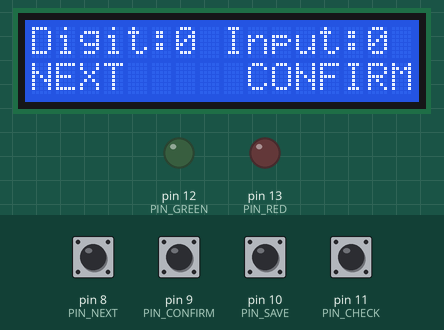
Bench run of a sketch on a simulated Arduino Nano, built with avr-gcc and run on an emulated ATmega328P. Shown: 16×2 character LCD, output pins drawn as LEDs (lit = HIGH). The test bench sets the inputs (shaded band); at power-on: pin 8 (PIN_NEXT), pin 9 (PIN_CONFIRM), pin 10 (PIN_SAVE), pin 11 (PIN_CHECK) HIGH.

Above: at 2.2 s.
2.3 s: pin 10 (PIN_SAVE) pulled LOW for 0.15 s
At 2.8 s:
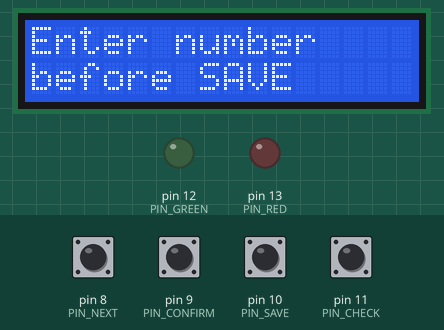
4.8 s: pin 11 (PIN_CHECK) pulled LOW for 0.15 s
At 5.6 s:
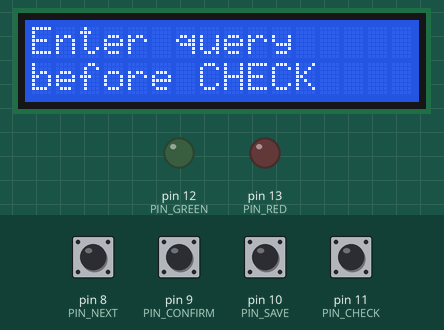
7.3 s: pin 8 (PIN_NEXT) pulled LOW for 0.15 s
At 8.2 s:
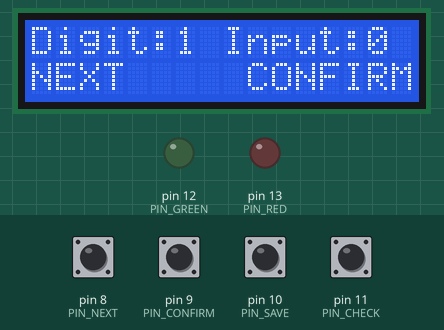
8.9 s: pin 9 (PIN_CONFIRM) pulled LOW for 0.15 s
At 9.4 s:
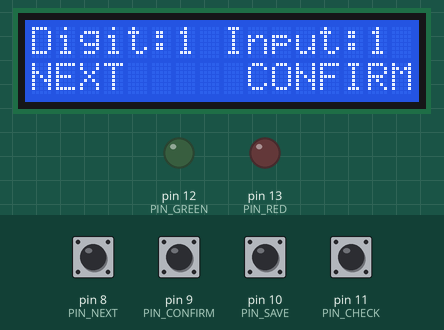
10.5 s: pin 11 (PIN_CHECK) pulled LOW for 1 s
At 11.3 s:
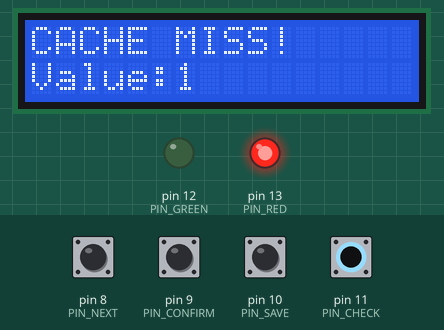
13.6 s: pin 8 (PIN_NEXT) pulled LOW for 1 s
At 14.1 s:
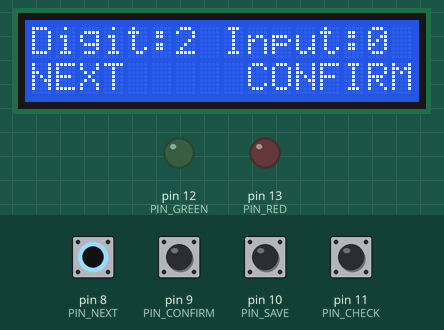
Timing chart, 0 to 16.6 s (numbered marks = the images above; inputs shaded):
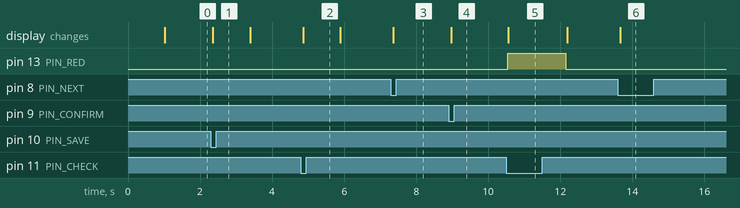

Measured:
- after the input at 2.3 s, the display: changes after 0.06 s (image 1)
- after the input at 4.8 s, the display: changes after 0.06 s (image 2)
- after the input at 7.3 s, the display: changes after 0.07 s (image 3)
- after the input at 8.9 s, the display: changes after 0.07 s (image 4)
- after the input at 10.5 s, pin 13 (PIN_RED): LOW → HIGH at once, → LOW 1.6 s later; the display: changes after 0.06 s (image 5)
- after the input at 13.6 s, the display: changes after 0.07 s (image 6)

The sketch:

cache_mapping.ino
```cpp
#include <Wire.h>
#include <LiquidCrystal_I2C.h>
#include <EEPROM.h>

// Arduino Nano - I2C LCD
LiquidCrystal_I2C lcd(0x27, 16, 2);

// Push buttons (button connects the pin to GND when pressed)
const byte PIN_NEXT    = 8;
const byte PIN_CONFIRM = 9;
const byte PIN_SAVE    = 10;
const byte PIN_CHECK   = 11;

// Status LEDs
const byte PIN_GREEN = 12;  // Cache HIT
const byte PIN_RED   = 13;  // Cache MISS

// EEPROM layout
const int EEPROM_MAGIC_ADDR = 0;
const int EEPROM_VALUE_ADDR = 1;
const byte EEPROM_MAGIC = 0xA5;

const unsigned long DEBOUNCE_MS = 35;
const unsigned int MAX_VALUE = 9999;

struct ButtonState {
  byte pin;
  bool lastReading;
  bool stableState;
  unsigned long lastChange;
};

ButtonState buttons[4] = {
  {PIN_NEXT, HIGH, HIGH, 0},
  {PIN_CONFIRM, HIGH, HIGH, 0},
  {PIN_SAVE, HIGH, HIGH, 0},
  {PIN_CHECK, HIGH, HIGH, 0}
};

byte selectedDigit = 0;
unsigned int inputNumber = 0;
byte inputDigits = 0;
unsigned int cachedNumber = 0;
bool cacheValid = false;

bool pressed(byte index) {
  bool reading = digitalRead(buttons[index].pin);
  if (reading != buttons[index].lastReading) {
    buttons[index].lastChange = millis();
    buttons[index].lastReading = reading;
  }
  if ((millis() - buttons[index].lastChange) >= DEBOUNCE_MS) {
    if (reading != buttons[index].stableState) {
      buttons[index].stableState = reading;
      if (buttons[index].stableState == LOW) return true;
    }
  }
  return false;
}

void updateInputScreen() {
  lcd.clear();
  lcd.setCursor(0, 0);
  lcd.print("Digit:");
  lcd.print(selectedDigit);
  lcd.print(" Input:");
  lcd.print(inputNumber);
  lcd.setCursor(0, 1);
  lcd.print("NEXT     CONFIRM");
}

void clearInput() {
  inputNumber = 0;
  inputDigits = 0;
}

void saveCache() {
  if (inputDigits == 0) {
    lcd.clear();
    lcd.print("Enter number");
    lcd.setCursor(0, 1);
    lcd.print("before SAVE");
    delay(1000);
    updateInputScreen();
    return;
  }

  cachedNumber = inputNumber;
  EEPROM.update(EEPROM_MAGIC_ADDR, EEPROM_MAGIC);
  EEPROM.put(EEPROM_VALUE_ADDR, cachedNumber);
  cacheValid = true;

  lcd.clear();
  lcd.print("CACHE SAVED");
  lcd.setCursor(0, 1);
  lcd.print("Value:");
  lcd.print(cachedNumber);
  delay(1200);

  clearInput();
  updateInputScreen();
}

void checkCache() {
  if (inputDigits == 0) {
    lcd.clear();
    lcd.print("Enter query");
    lcd.setCursor(0, 1);
    lcd.print("before CHECK");
    delay(1000);
    updateInputScreen();
    return;
  }

  digitalWrite(PIN_GREEN, LOW);
  digitalWrite(PIN_RED, LOW);
  lcd.clear();

  if (cacheValid && inputNumber == cachedNumber) {
    digitalWrite(PIN_GREEN, HIGH);
    lcd.print("CACHE HIT!");
    lcd.setCursor(0, 1);
    lcd.print("Value:");
    lcd.print(inputNumber);
  } else {
    digitalWrite(PIN_RED, HIGH);
    lcd.print("CACHE MISS!");
    lcd.setCursor(0, 1);
    lcd.print("Value:");
    lcd.print(inputNumber);
  }

  delay(1600);
  digitalWrite(PIN_GREEN, LOW);
  digitalWrite(PIN_RED, LOW);
  clearInput();
  updateInputScreen();
}

void setup() {
  for (byte i = 0; i < 4; i++) pinMode(buttons[i].pin, INPUT_PULLUP);

  pinMode(PIN_GREEN, OUTPUT);
  pinMode(PIN_RED, OUTPUT);
  digitalWrite(PIN_GREEN, LOW);
  digitalWrite(PIN_RED, LOW);

  Wire.begin();
  lcd.init();
  lcd.backlight();

  if (EEPROM.read(EEPROM_MAGIC_ADDR) == EEPROM_MAGIC) {
    EEPROM.get(EEPROM_VALUE_ADDR, cachedNumber);
    cacheValid = (cachedNumber <= MAX_VALUE);
  }

  lcd.clear();
  lcd.print("CACHE PROTOTYPE");
  lcd.setCursor(0, 1);
  if (cacheValid) {
    lcd.print("Saved:");
    lcd.print(cachedNumber);
  } else {
    lcd.print("Cache: Empty");
  }
  delay(900);
  updateInputScreen();
}

void loop() {
  // Button 3: NEXT - cycle through digits 0 to 9.
  if (pressed(0)) {
    selectedDigit = (selectedDigit + 1) % 10;
    updateInputScreen();
  }

  // Button 1: CONFIRM - append the selected digit.
  if (pressed(1)) {
    if (inputNumber <= (MAX_VALUE - selectedDigit) / 10) {
      inputNumber = (inputNumber * 10) + selectedDigit;
      inputDigits++;
      updateInputScreen();
    } else {
      lcd.clear();
      lcd.print("Max 4 digits");
      delay(900);
      updateInputScreen();
    }
  }

  // Button 2: SAVE - store the entered number in EEPROM.
  if (pressed(2)) saveCache();

  // Button 4: CHECK - compare the query with the saved cache value.
  if (pressed(3)) checkCache();
}
```
